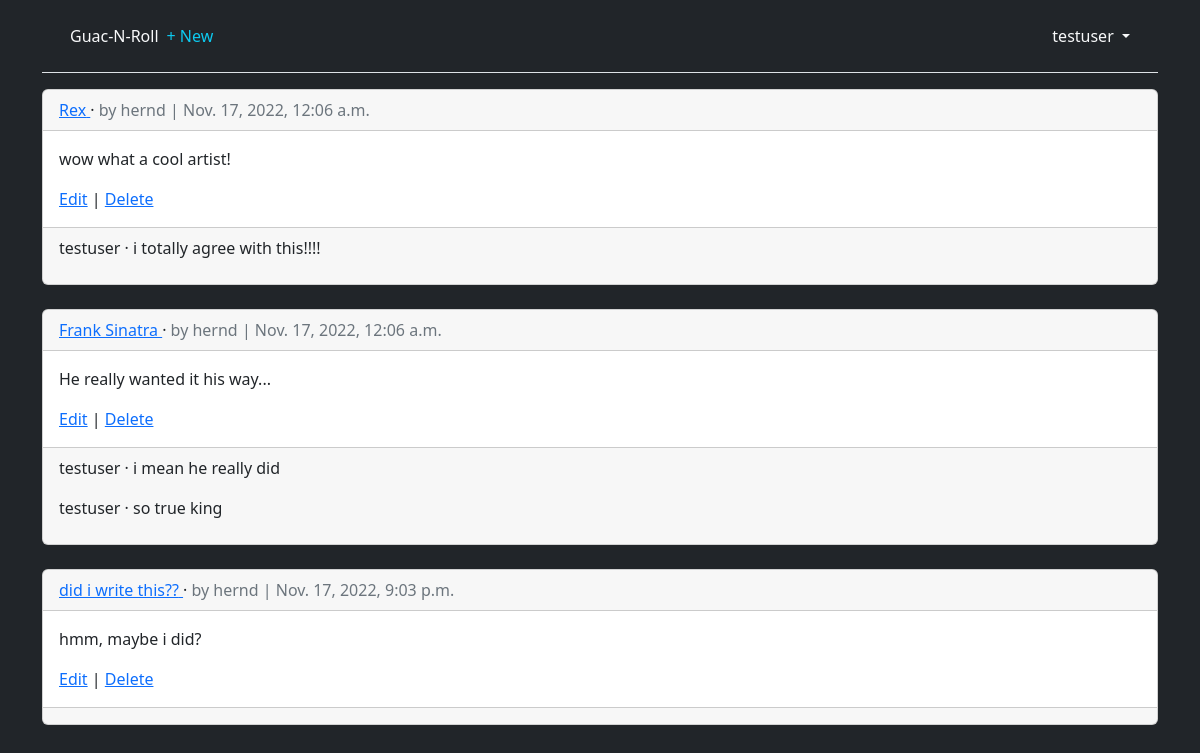
Page /articles/ (signed in) on the committed database.
### accounts/models.py (models this page shows)
class CustomUser(AbstractUser):
    age = models.PositiveIntegerField(null=True, blank=True)

### articles/models.py (models this page shows, shortened)
class Article(models.Model):
    title = models.CharField(max_length=255)
    body = models.TextField()
    date = models.DateTimeField(auto_now_add=True)
    author = models.ForeignKey(
        settings.AUTH_USER_MODEL,
        on_delete=models.CASCADE,
    )

class Comment(models.Model): # new
    article = models.ForeignKey(Article, on_delete=models.CASCADE)
    comment = models.CharField(max_length=140)
    author = models.ForeignKey(
        settings.AUTH_USER_MODEL,
        on_delete=models.CASCADE,
    )
    def __str__(self):
        return self.comment

### articles/views.py (the view)
class ArticleListView(ListView):
    model = Article
    template_name = "article_list.html"

### templates/article_list.html (shortened to what this page needs)
{% extends "base.html" %}
{% block content %}
{% for article in article_list %}
<div class="card">
    <div class="card-header">
        <a href="{% url 'article_detail' article.pk %}">
            <span class="font-weight-bold">{{ article.title }}</span>
        </a>
        &middot;
        <span class="text-muted">by {{ article.author }} | {{ article.date }}</span>
    </div>
    <div class="card-body">
        <p>{{ article.body }}</p>
        <a href="{% url 'article_edit' article.pk %}">Edit</a> |
        <a href="{% url 'article_delete' article.pk %}">Delete</a>
    </div>
    <div class="card-footer">
    {% for comment in article.comment_set.all %}
    <p>
        <span class="font-weight-bold">
            {{ comment.author }} &middot;
        </span>
        {{ comment }}
    </p>
    {% endfor %}
    </div>
</div>
<br />
{% endfor %}
{% endblock content %}

### templates/base.html (shortened to what this page needs)
<!DOCTYPE html>
<html lang="en">
<head>
    <link href="https://cdn.jsdelivr.net/npm/bootstrap@5.2.2/dist/css/bootstrap.min.css" rel="stylesheet">
</head>
    <body class="bg-dark">
        <div class="container">
            <header class="p-3 mb-3 border-bottom">
                <div class="container">
                    <div class="d-flex flex-wrap align-items-center justify-content-center justify-content-lg-start">
                        <a class="navbar-brand text-light" href="{% url 'home' %}">Guac-N-Roll</a>
                        <ul class="nav col-12 col-lg-auto me-lg-auto mb-2 justify-content-center mb-md-0">
                        {% if user.is_authenticated %}
                            <li><a href="{% url 'article_new' %}" class="nav-link px-2 link-info">+ New</a></li>
                        </ul>
                        <div class="dropdown text-end">
                            <a href="#" class="d-block link-light text-decoration-none dropdown-toggle" id="dropdownUser1" data-bs-toggle="dropdown" aria-expanded="false">
                            {{ user.username }}
                            </a>
                        </div>
                        {% else %}
                        </ul>
                        <div class="text-end">
                            <a href="{% url 'login' %}" class="btn btn-outline-primary me-2"> Log In</a>
                            <a href="{% url 'signup' %}" class="btn btn-primary">Sign Up</a>
                        </div>
                        {% endif %}
                    </div>
                </div>
            </header>
        <main>
            {% block content %}
            {% endblock content %}
        </main>
    </div>
    </body>
</html>

### rows in the picture
CustomUser: username "testuser"
Article: title "Rex", author "hernd", date "Nov. 17, 2022, 12:06 a.m.", body "wow what a cool artist!"
Comment: author "testuser", comment "i totally agree with this!!!!"
Article: title "Frank Sinatra", author "hernd", date "Nov. 17, 2022, 12:06 a.m.", body "He really wanted it his way..."
Comment: author "testuser", comment "i mean he really did"
Comment: author "testuser", comment "so true king"
Article: title "did i write this??", author "hernd", date "Nov. 17, 2022, 9:03 p.m.", body "hmm, maybe i did?"
